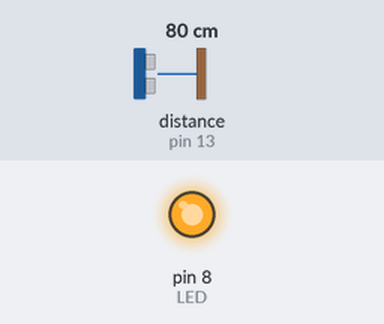
Bench run of a sketch on a simulated Arduino Uno, built with avr-gcc and run on an emulated ATmega328P. Shown: output pins drawn as LEDs (lit = HIGH). The test bench sets the inputs (shaded band); at power-on: distance to the obstacle (sensor on pin 13) 80 cm. The echo pulse lasts 58.3 µs per cm; what the sketch prints to the serial monitor is not drawn.

Above: at 0.1 s.
Timing chart, 0 to 1.6 s (numbered marks = the images above):
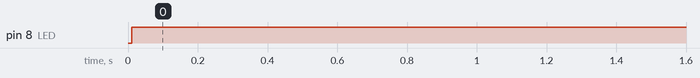

The sketch:

Ultrasonic-Obstacle_ahead.ino
```cpp
 /* ---------------------    ---------------------
 * | HC-SC04 | Arduino |    | 3 pins  | Arduino |
 * ---------------------    ---------------------
 * |   Vcc   |   5V    |    |   Vcc   |   5V    |
 * |   Trig  |   12    | OR |   SIG   |   13    |
 * |   Echo  |   13    |    |   Gnd   |   GND   |
 * |   Gnd   |   GND   |
 */

#include <Ultrasonic.h>

Ultrasonic ultrasonic(12, 13);
int LED = 8;

void setup() {

  pinMode (LED,OUTPUT);
  Serial.begin(9600);
}

void loop() {
  Serial.print("Distance in CM: ");
  // Pass INC as a parameter to get the distance in inches
  Serial.println(ultrasonic.distanceRead());
  if (0 < ultrasonic.distanceRead() < 10 ){
    digitalWrite(LED,HIGH);
  }
  else {
    digitalWrite(LED,LOW);

  }
  delay (500);
  }
```

Measured:
- by itself, pin 8 (LED): LOW → HIGH at 0.01 s
